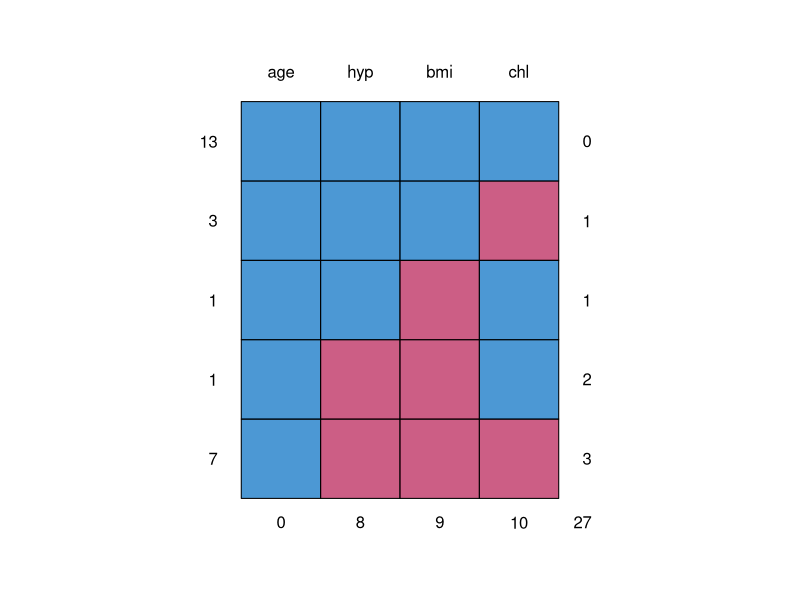
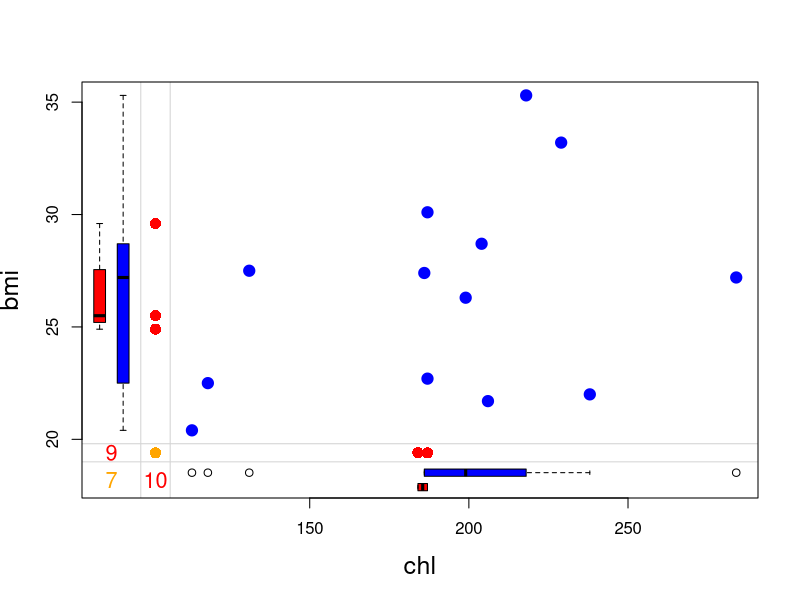
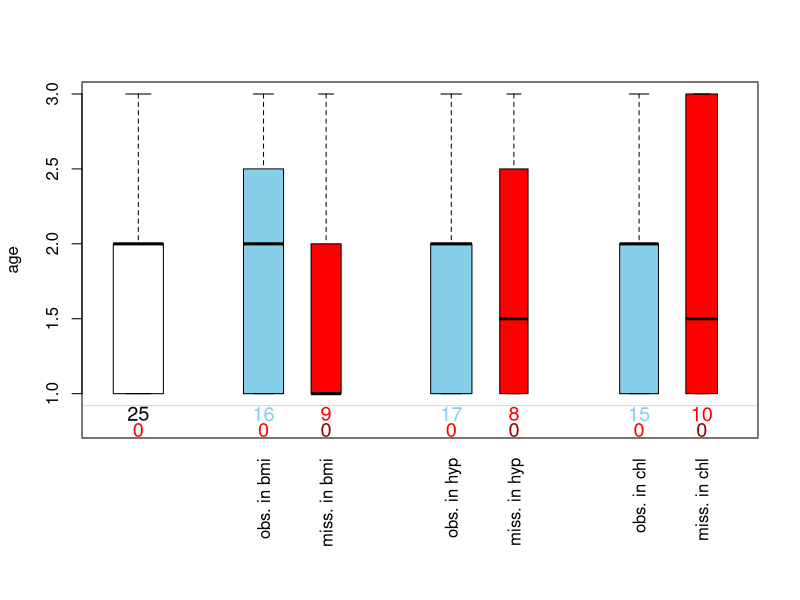
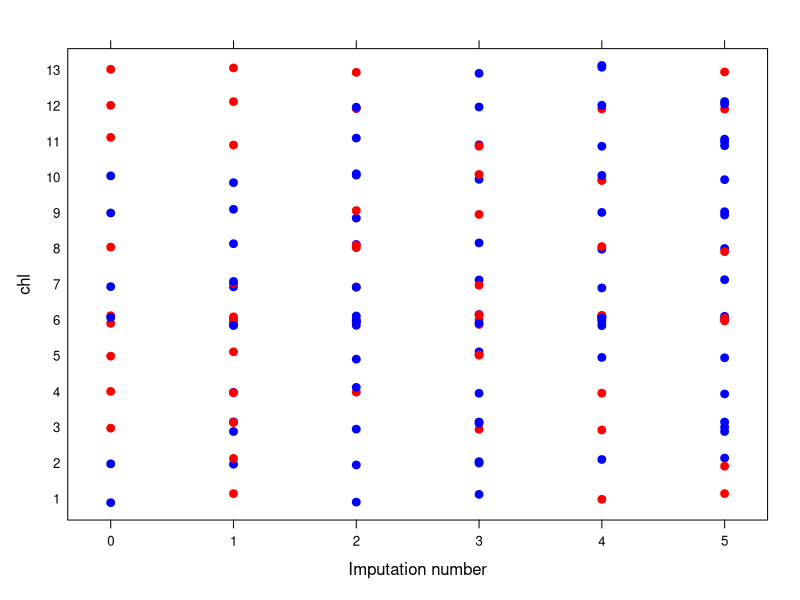
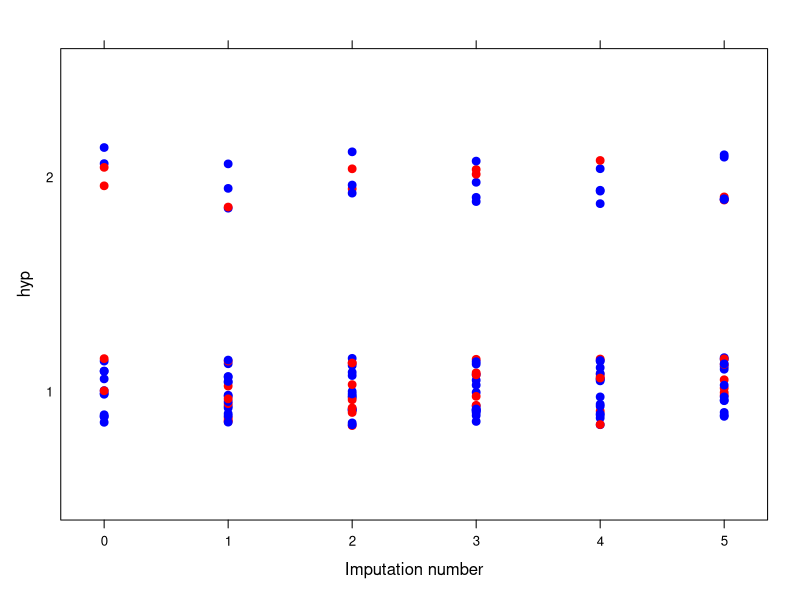
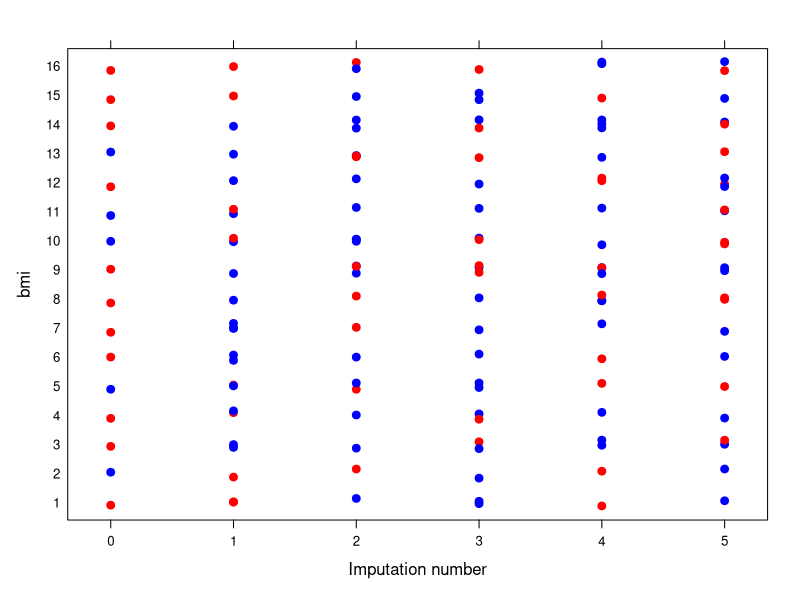

These charts were generated, in order, by the following R code:
## ---- chunk 1
#install.packages("mice") #Install mice package for imputed missing data
#install.packages('VIM') #Install VIM package for plotting missing data patterns
library(VIM) 
library(mice) 
library(lattice)
## ---- chunk 2
nhanes
## ---- chunk 3
md.pattern(nhanes)
#13/25 rows are complete
# 1 row has missing data on bmi
# 3 rows have missing data on cho
# 1 row has missing data on hyp and bmi
# 7 rows have missing data on hyp, bmi, and chl (i.e. 3 missing data points per person)

##What is the total number of missing values across people? 
## ---- chunk 4
p<-md.pairs(nhanes)
p
## ---- chunk 5
marginplot(nhanes[,c("chl","bmi")], col=c("blue","red","orange"), cex=1.5,
cex.lab=1.5, cex.numbers=1.3, pch=19)

##What does it mean?
#blue dots represent observed values
#The three red dots on the vertical axis represent observed values for BMI that are missing for chl
#The two red dots on the horizontal axis indicate observed values for chl that are missing for BMI
# The orange dot indicates records for which both bmi and chl are missing
#The three numbers at the bottom give incomplete records for different combinations. 9 records where BMI is missing (note: the 9 is missing from the box above 7! Bug!). 7 records for which both BMI and chl are missing and 10 records for which chl is missing. The blue and red box plots are distributions for variables on the x and y axis for missing and non-missing data. For example, the distribution of bmi among those with missing chl is shown in red along the y-axis. Similarly, the distribution of chl for those with missing bmi is shown in red along the x-axis.
## ---- chunk 6
pbox(nhanes,pos=1,int=FALSE,cex=1.2)
#what do we see in this graph?
## ---- chunk 7
imp<-mice(nhanes)

##look at imputation details. Note that by default 5 imputations are done so you end up with 5 datasets. This can be changed!
imp
## ---- chunk 8
#check BMI
imp$imp$bmi
#check hyp
imp$imp$hyp
#check chl
imp$imp$chl
#the rows contain the imputed values and the columns are the multiple imputations
## ---- chunk 9
complete(imp)
complete(imp,2)
## ---- chunk 10
com <-complete(imp, "long", inc=T) #extracts 5 imputed datasets
col <- rep(c("blue","red")[1+as.numeric(is.na(imp$data$chl))],6) #distinguishes between observed and imputed values (blue and red)
stripplot(chl~.imp, data=com, jit=TRUE, fac=0.8, col=col, pch=20, cex=1.4, xlab="Imputation number")

#hyp
com <-complete(imp, "long", inc=T) #extracts 5 imputed datasets
col <- rep(c("blue","red")[1+as.numeric(is.na(imp$data$hyp))],6) #distinguishes between observed and imputed values (blue and red)
stripplot(hyp~.imp, data=com, jit=TRUE, fac=0.8, col=col, pch=20, cex=1.4, xlab="Imputation number")

#bmi
com <-complete(imp, "long", inc=T) #extracts 5 imputed datasets
col <- rep(c("blue","red")[1+as.numeric(is.na(imp$data$bmi))],6) #distinguishes between observed and imputed values (blue and red)
stripplot(bmi~.imp, data=com, jit=TRUE, fac=0.8, col=col, pch=20, cex=1.4, xlab="Imputation number")
#This is an example of what MCAR should look like. It may look different for MAR and MNAR and you are referred to the excellent resource to learn about other ways to look at missing data patterns and diagnosis of imputation (https://www.jstatsoft.org/article/view/v045i03)
## ---- chunk 11
fit <-with(imp, lm(chl~age+bmi)) #get regression coefficients
pool(fit) #pool regression coefficients and standard errors
summary(pool(fit)) #more detail
